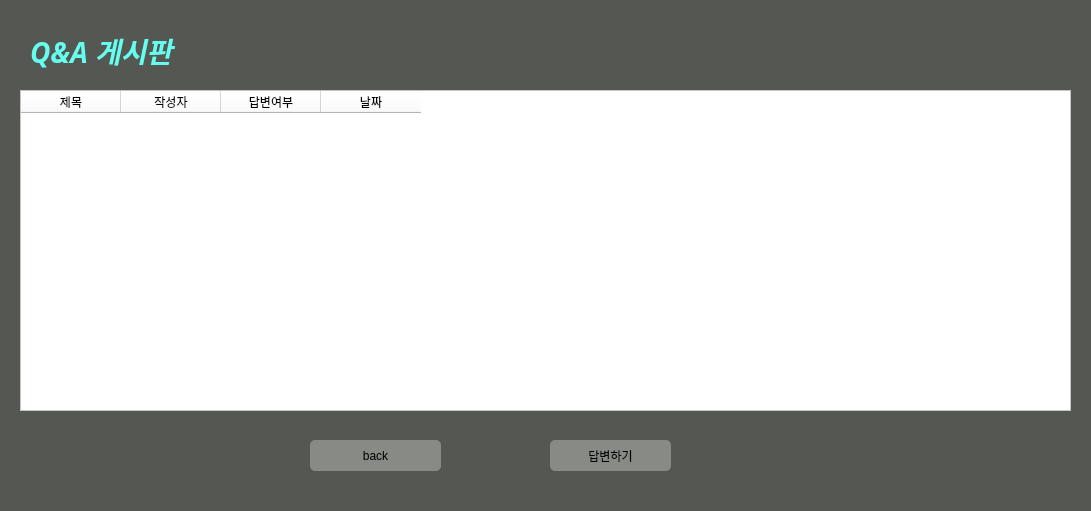
   <widget class="QWidget" name="qn_widget" native="true">
    <property name="geometry">
     <rect>
      <x>0</x>
      <y>70</y>
      <width>1091</width>
      <height>511</height>
     </rect>
    </property>
    <property name="styleSheet">
     <string notr="true">
background-color: rgb(85, 87, 83);</string>
    </property>
    <widget class="QTableWidget" name="tableWidget">
     <property name="geometry">
      <rect>
       <x>20</x>
       <y>90</y>
       <width>1051</width>
       <height>321</height>
      </rect>
     </property>
     <property name="styleSheet">
      <string notr="true">background-color: rgb(255, 255, 255);</string>
     </property>
     <column>
      <property name="text">
       <string>제목</string>
      </property>
     </column>
     <column>
      <property name="text">
       <string>작성자</string>
      </property>
     </column>
     <column>
      <property name="text">
       <string>답변여부</string>
      </property>
     </column>
     <column>
      <property name="text">
       <string>날짜</string>
      </property>
     </column>
    </widget>
    <widget class="QLabel" name="label_14">
     <property name="geometry">
      <rect>
       <x>30</x>
       <y>30</y>
       <width>211</width>
       <height>41</height>
      </rect>
     </property>
     <property name="font">
      <font>
       <family>Ubuntu Condensed</family>
       <pointsize>21</pointsize>
       <weight>75</weight>
       <italic>true</italic>
       <bold>true</bold>
      </font>
     </property>
     <property name="styleSheet">
      <string notr="true">color: rgb(101, 255, 240);</string>
     </property>
     <property name="text">
      <string>Q&amp;A 게시판</string>
     </property>
    </widget>
    <widget class="QPushButton" name="qn_back_btn">
     <property name="geometry">
      <rect>
       <x>310</x>
       <y>440</y>
       <width>131</width>
       <height>31</height>
      </rect>
     </property>
     <property name="styleSheet">
      <string notr="true">QPushButton{
background-color: rgb(136, 138, 133);
border-style: solid;
border-radius: 5px
}
QPushButton:hover{
background-color: rgb(180, 255, 255);
border-style: solid;
border-radius: 5px}

QPushButton:pressed{
background-color: rgb(100, 255, 255);
border-style: solid;
border-radius: 5px}
</string>
     </property>
     <property name="text">
      <string>back</string>
     </property>
    </widget>
    <widget class="QPushButton" name="qn_anser_btn">
     <property name="geometry">
      <rect>
       <x>550</x>
       <y>440</y>
       <width>121</width>
       <height>31</height>
      </rect>
     </property>
     <property name="styleSheet">
      <string notr="true">QPushButton{
background-color: rgb(136, 138, 133);
border-style: solid;
border-radius: 5px
}
QPushButton:hover{
background-color: rgb(180, 255, 255);
border-style: solid;
border-radius: 5px}

QPushButton:pressed{
background-color: rgb(100, 255, 255);
border-style: solid;
border-radius: 5px}
</string>
     </property>
     <property name="text">
      <string>답변하기</string>
     </property>
    </widget>
   </widget>
